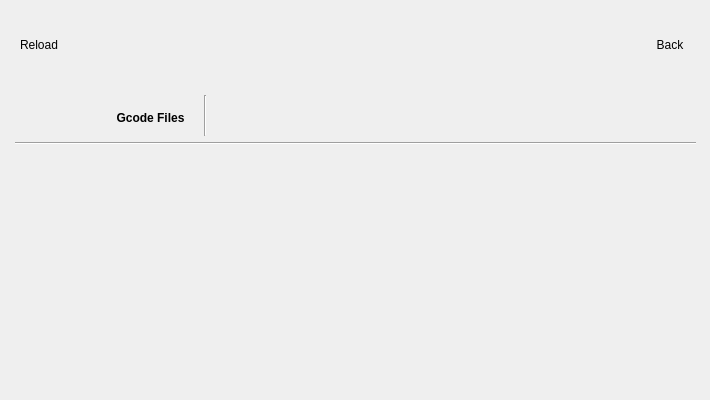
  <widget class="QWidget" name="files_page">
   <property name="sizePolicy">
    <sizepolicy hsizetype="MinimumExpanding" vsizetype="MinimumExpanding">
     <horstretch>1</horstretch>
     <verstretch>1</verstretch>
    </sizepolicy>
   </property>
   <property name="minimumSize">
    <size>
     <width>710</width>
     <height>400</height>
    </size>
   </property>
   <property name="maximumSize">
    <size>
     <width>720</width>
     <height>420</height>
    </size>
   </property>
   <property name="autoFillBackground">
    <bool>false</bool>
   </property>
   <property name="styleSheet">
    <string notr="true">#file_page{
	background-color: transparent;
}</string>
   </property>
   <widget class="QWidget" name="horizontalLayoutWidget_9">
    <property name="geometry">
     <rect>
      <x>9</x>
      <y>10</y>
      <width>691</width>
      <height>71</height>
     </rect>
    </property>
    <layout class="QHBoxLayout" name="fp_header_layout">
     <item>
      <widget class="BlocksCustomButton" name="ReloadButton">
       <property name="minimumSize">
        <size>
         <width>60</width>
         <height>60</height>
        </size>
       </property>
       <property name="maximumSize">
        <size>
         <width>60</width>
         <height>60</height>
        </size>
       </property>
       <property name="text">
        <string>Reload</string>
       </property>
       <property name="flat">
        <bool>true</bool>
       </property>
       <property name="button_type" stdset="0">
        <string>icon</string>
       </property>
       <property name="icon_pixmap" stdset="0">
        <pixmap/>
       </property>
      </widget>
     </item>
     <item alignment="Qt::AlignRight">
      <widget class="BlocksCustomButton" name="back_btn">
       <property name="minimumSize">
        <size>
         <width>60</width>
         <height>60</height>
        </size>
       </property>
       <property name="maximumSize">
        <size>
         <width>60</width>
         <height>60</height>
        </size>
       </property>
       <property name="text">
        <string>Back</string>
       </property>
       <property name="flat">
        <bool>true</bool>
       </property>
       <property name="class" stdset="0">
        <string>back_btn</string>
       </property>
       <property name="button_type" stdset="0">
        <string>icon</string>
       </property>
       <property name="icon_pixmap" stdset="0">
        <pixmap resource="resources/button_resources.qrc">:/button_borders/media/btn_icons/back.svg</pixmap>
       </property>
      </widget>
     </item>
    </layout>
   </widget>
   <widget class="QWidget" name="verticalLayoutWidget_3">
    <property name="geometry">
     <rect>
      <x>10</x>
      <y>90</y>
      <width>691</width>
      <height>301</height>
     </rect>
    </property>
    <layout class="QVBoxLayout" name="fp_content_layout">
     <property name="leftMargin">
      <number>5</number>
     </property>
     <property name="topMargin">
      <number>5</number>
     </property>
     <property name="rightMargin">
      <number>5</number>
     </property>
     <property name="bottomMargin">
      <number>5</number>
     </property>
     <item>
      <widget class="QFrame" name="frame">
       <property name="minimumSize">
        <size>
         <width>0</width>
         <height>60</height>
        </size>
       </property>
       <property name="frameShape">
        <enum>QFrame::NoFrame</enum>
       </property>
       <property name="frameShadow">
        <enum>QFrame::Plain</enum>
       </property>
       <widget class="QLabel" name="label">
        <property name="geometry">
         <rect>
          <x>100</x>
          <y>0</y>
          <width>71</width>
          <height>46</height>
         </rect>
        </property>
        <property name="palette">
         <palette>
          <active>
           <colorrole role="Text">
            <brush brushstyle="SolidPattern">
             <color alpha="255">
              <red>255</red>
              <green>255</green>
              <blue>255</blue>
             </color>
            </brush>
           </colorrole>
          </active>
          <inactive>
           <colorrole role="Text">
            <brush brushstyle="SolidPattern">
             <color alpha="255">
              <red>255</red>
              <green>255</green>
              <blue>255</blue>
             </color>
            </brush>
           </colorrole>
          </inactive>
          <disabled>
           <colorrole role="Text">
            <brush brushstyle="SolidPattern">
             <color alpha="255">
              <red>120</red>
              <green>120</green>
              <blue>120</blue>
             </color>
            </brush>
           </colorrole>
          </disabled>
         </palette>
        </property>
        <property name="font">
         <font>
          <weight>75</weight>
          <bold>true</bold>
         </font>
        </property>
        <property name="text">
         <string>Gcode Files</string>
        </property>
        <property name="scaledContents">
         <bool>true</bool>
        </property>
        <property name="alignment">
         <set>Qt::AlignCenter</set>
        </property>
       </widget>
       <widget class="BlocksLabel" name="label_2">
        <property name="geometry">
         <rect>
          <x>6</x>
          <y>2</y>
          <width>60</width>
          <height>40</height>
         </rect>
        </property>
        <property name="minimumSize">
         <size>
          <width>60</width>
          <height>40</height>
         </size>
        </property>
        <property name="text">
         <string/>
        </property>
        <property name="pixmap">
         <pixmap resource="resources/icon_resources.qrc">:/files/media/btn_icons/file.svg</pixmap>
        </property>
        <property name="scaledContents">
         <bool>true</bool>
        </property>
       </widget>
       <widget class="Line" name="line">
        <property name="geometry">
         <rect>
          <x>-10</x>
          <y>40</y>
          <width>711</width>
          <height>16</height>
         </rect>
        </property>
        <property name="minimumSize">
         <size>
          <width>0</width>
          <height>0</height>
         </size>
        </property>
        <property name="orientation">
         <enum>Qt::Horizontal</enum>
        </property>
       </widget>
       <widget class="Line" name="line_2">
        <property name="geometry">
         <rect>
          <x>180</x>
          <y>0</y>
          <width>20</width>
          <height>41</height>
         </rect>
        </property>
        <property name="orientation">
         <enum>Qt::Vertical</enum>
        </property>
       </widget>
      </widget>
     </item>
     <item>
      <widget class="QListWidget" name="listWidget">
       <property name="palette">
        <palette>
         <active>
          <colorrole role="Button">
           <brush brushstyle="SolidPattern">
            <color alpha="0">
             <red>0</red>
             <green>0</green>
             <blue>0</blue>
            </color>
           </brush>
          </colorrole>
          <colorrole role="Base">
           <brush brushstyle="NoBrush">
            <color alpha="255">
             <red>0</red>
             <green>0</green>
             <blue>0</blue>
            </color>
           </brush>
          </colorrole>
          <colorrole role="Window">
           <brush brushstyle="SolidPattern">
            <color alpha="0">
             <red>0</red>
             <green>0</green>
             <blue>0</blue>
            </color>
           </brush>
          </colorrole>
         </active>
         <inactive>
          <colorrole role="Button">
           <brush brushstyle="SolidPattern">
            <color alpha="0">
             <red>0</red>
             <green>0</green>
             <blue>0</blue>
            </color>
           </brush>
          </colorrole>
          <colorrole role="Base">
           <brush brushstyle="NoBrush">
            <color alpha="255">
             <red>0</red>
             <green>0</green>
             <blue>0</blue>
            </color>
           </brush>
          </colorrole>
          <colorrole role="Window">
           <brush brushstyle="SolidPattern">
            <color alpha="0">
             <red>0</red>
             <green>0</green>
             <blue>0</blue>
            </color>
           </brush>
          </colorrole>
         </inactive>
         <disabled>
          <colorrole role="Button">
           <brush brushstyle="SolidPattern">
            <color alpha="0">
             <red>0</red>
             <green>0</green>
             <blue>0</blue>
            </color>
           </brush>
          </colorrole>
          <colorrole role="Base">
           <brush brushstyle="NoBrush">
            <color alpha="255">
             <red>0</red>
             <green>0</green>
             <blue>0</blue>
            </color>
           </brush>
          </colorrole>
          <colorrole role="Window">
           <brush brushstyle="SolidPattern">
            <color alpha="0">
             <red>0</red>
             <green>0</green>
             <blue>0</blue>
            </color>
           </brush>
          </colorrole>
         </disabled>
        </palette>
       </property>
       <property name="styleSheet">
        <string notr="true">QListWidget{background-color: transparent;}

QLabel{
color: #ffffff;
}</string>
       </property>
       <property name="editTriggers">
        <set>QAbstractItemView::NoEditTriggers</set>
       </property>
       <property name="showDropIndicator" stdset="0">
        <bool>false</bool>
       </property>
       <property name="defaultDropAction">
        <enum>Qt::IgnoreAction</enum>
       </property>
       <property name="uniformItemSizes">
        <bool>true</bool>
       </property>
      </widget>
     </item>
    </layout>
   </widget>
  </widget>
